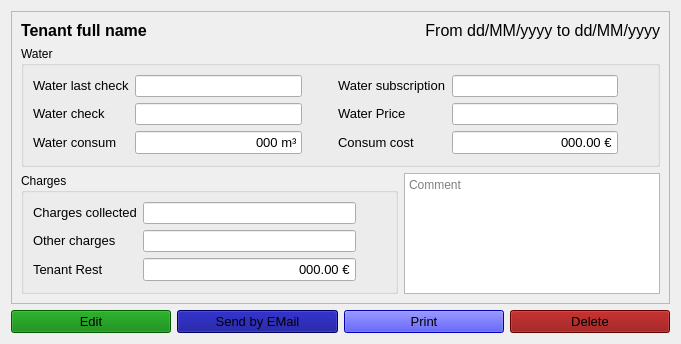
<?xml version="1.0" encoding="UTF-8"?>
<ui version="4.0">
 <class>W_Invoice</class>
 <widget class="QWidget" name="W_Invoice">
  <property name="geometry">
   <rect>
    <x>0</x>
    <y>0</y>
    <width>681</width>
    <height>340</height>
   </rect>
  </property>
  <property name="sizePolicy">
   <sizepolicy hsizetype="Preferred" vsizetype="Maximum">
    <horstretch>0</horstretch>
    <verstretch>0</verstretch>
   </sizepolicy>
  </property>
  <property name="windowTitle">
   <string>Form</string>
  </property>
  <property name="autoFillBackground">
   <bool>true</bool>
  </property>
  <property name="styleSheet">
   <string notr="true"/>
  </property>
  <layout class="QGridLayout" name="gridLayout_2">
   <item row="2" column="3">
    <widget class="QPushButton" name="b_delete">
     <property name="sizePolicy">
      <sizepolicy hsizetype="Preferred" vsizetype="Maximum">
       <horstretch>0</horstretch>
       <verstretch>0</verstretch>
      </sizepolicy>
     </property>
     <property name="minimumSize">
      <size>
       <width>0</width>
       <height>0</height>
      </size>
     </property>
     <property name="font">
      <font>
       <pointsize>10</pointsize>
      </font>
     </property>
     <property name="styleSheet">
      <string notr="true">background-color: darkred</string>
     </property>
     <property name="text">
      <string>Delete</string>
     </property>
     <property name="icon">
      <iconset resource="../../resources/icons.qrc">
       <normaloff>:/assets/user-trash.svg</normaloff>:/assets/user-trash.svg</iconset>
     </property>
    </widget>
   </item>
   <item row="2" column="2">
    <widget class="QPushButton" name="b_print">
     <property name="sizePolicy">
      <sizepolicy hsizetype="Preferred" vsizetype="Maximum">
       <horstretch>0</horstretch>
       <verstretch>0</verstretch>
      </sizepolicy>
     </property>
     <property name="minimumSize">
      <size>
       <width>0</width>
       <height>0</height>
      </size>
     </property>
     <property name="font">
      <font>
       <pointsize>10</pointsize>
      </font>
     </property>
     <property name="styleSheet">
      <string notr="true">background-color: blue</string>
     </property>
     <property name="text">
      <string>Print</string>
     </property>
     <property name="icon">
      <iconset resource="../../resources/icons.qrc">
       <normaloff>:/assets/printer.svg</normaloff>:/assets/printer.svg</iconset>
     </property>
    </widget>
   </item>
   <item row="2" column="1">
    <widget class="QPushButton" name="b_send">
     <property name="sizePolicy">
      <sizepolicy hsizetype="Preferred" vsizetype="Maximum">
       <horstretch>0</horstretch>
       <verstretch>0</verstretch>
      </sizepolicy>
     </property>
     <property name="minimumSize">
      <size>
       <width>0</width>
       <height>0</height>
      </size>
     </property>
     <property name="font">
      <font>
       <pointsize>10</pointsize>
      </font>
     </property>
     <property name="styleSheet">
      <string notr="true">background-color: darkBlue</string>
     </property>
     <property name="text">
      <string>Send by EMail</string>
     </property>
     <property name="icon">
      <iconset resource="../../resources/icons.qrc">
       <normaloff>:/assets/internet-mail.svg</normaloff>:/assets/internet-mail.svg</iconset>
     </property>
    </widget>
   </item>
   <item row="2" column="0">
    <widget class="QPushButton" name="b_edit">
     <property name="sizePolicy">
      <sizepolicy hsizetype="Preferred" vsizetype="Maximum">
       <horstretch>0</horstretch>
       <verstretch>0</verstretch>
      </sizepolicy>
     </property>
     <property name="minimumSize">
      <size>
       <width>0</width>
       <height>0</height>
      </size>
     </property>
     <property name="font">
      <font>
       <pointsize>10</pointsize>
      </font>
     </property>
     <property name="styleSheet">
      <string notr="true">background-color: green;</string>
     </property>
     <property name="text">
      <string>Edit</string>
     </property>
     <property name="icon">
      <iconset resource="../../resources/icons.qrc">
       <normaloff>:/assets/accessories-text-editor.svg</normaloff>:/assets/accessories-text-editor.svg</iconset>
     </property>
    </widget>
   </item>
   <item row="0" column="0" rowspan="2" colspan="4">
    <widget class="QFrame" name="frame_2">
     <property name="frameShape">
      <enum>QFrame::Shape::StyledPanel</enum>
     </property>
     <property name="frameShadow">
      <enum>QFrame::Shadow::Raised</enum>
     </property>
     <layout class="QGridLayout" name="gridLayout">
      <item row="2" column="0" colspan="2">
       <widget class="QGroupBox" name="groupBox_3">
        <property name="title">
         <string>Charges</string>
        </property>
        <layout class="QGridLayout" name="gridLayout_6">
         <item row="0" column="1">
          <widget class="QLineEdit" name="le_charges_collected">
           <property name="readOnly">
            <bool>true</bool>
           </property>
          </widget>
         </item>
         <item row="0" column="0">
          <widget class="QLabel" name="label_42">
           <property name="sizePolicy">
            <sizepolicy hsizetype="Maximum" vsizetype="Maximum">
             <horstretch>0</horstretch>
             <verstretch>0</verstretch>
            </sizepolicy>
           </property>
           <property name="font">
            <font>
             <pointsize>10</pointsize>
            </font>
           </property>
           <property name="text">
            <string>Charges collected</string>
           </property>
          </widget>
         </item>
         <item row="1" column="0">
          <widget class="QLabel" name="label_43">
           <property name="sizePolicy">
            <sizepolicy hsizetype="Maximum" vsizetype="Maximum">
             <horstretch>0</horstretch>
             <verstretch>0</verstretch>
            </sizepolicy>
           </property>
           <property name="font">
            <font>
             <pointsize>10</pointsize>
            </font>
           </property>
           <property name="text">
            <string>Other charges</string>
           </property>
          </widget>
         </item>
         <item row="2" column="0">
          <widget class="QLabel" name="l_rest">
           <property name="sizePolicy">
            <sizepolicy hsizetype="Maximum" vsizetype="Maximum">
             <horstretch>0</horstretch>
             <verstretch>0</verstretch>
            </sizepolicy>
           </property>
           <property name="font">
            <font>
             <pointsize>10</pointsize>
            </font>
           </property>
           <property name="text">
            <string>Tenant Rest</string>
           </property>
          </widget>
         </item>
         <item row="1" column="1">
          <widget class="QLineEdit" name="le_other_charges">
           <property name="readOnly">
            <bool>true</bool>
           </property>
          </widget>
         </item>
         <item row="2" column="1">
          <widget class="QLineEdit" name="le_rest">
           <property name="sizePolicy">
            <sizepolicy hsizetype="Preferred" vsizetype="Fixed">
             <horstretch>0</horstretch>
             <verstretch>0</verstretch>
            </sizepolicy>
           </property>
           <property name="font">
            <font>
             <pointsize>10</pointsize>
            </font>
           </property>
           <property name="styleSheet">
            <string notr="true"/>
           </property>
           <property name="text">
            <string>000.00 €</string>
           </property>
           <property name="alignment">
            <set>Qt::AlignmentFlag::AlignRight|Qt::AlignmentFlag::AlignTrailing|Qt::AlignmentFlag::AlignVCenter</set>
           </property>
           <property name="readOnly">
            <bool>true</bool>
           </property>
          </widget>
         </item>
         <item row="2" column="2">
          <widget class="QLabel" name="label_44">
           <property name="sizePolicy">
            <sizepolicy hsizetype="Maximum" vsizetype="Maximum">
             <horstretch>0</horstretch>
             <verstretch>0</verstretch>
            </sizepolicy>
           </property>
           <property name="minimumSize">
            <size>
             <width>24</width>
             <height>24</height>
            </size>
           </property>
           <property name="maximumSize">
            <size>
             <width>24</width>
             <height>24</height>
            </size>
           </property>
           <property name="text">
            <string/>
           </property>
           <property name="pixmap">
            <pixmap resource="../../resources/icons.qrc">:/assets/accessories-calculator.svg</pixmap>
           </property>
           <property name="scaledContents">
            <bool>false</bool>
           </property>
           <property name="alignment">
            <set>Qt::AlignmentFlag::AlignCenter</set>
           </property>
           <property name="wordWrap">
            <bool>false</bool>
           </property>
           <property name="indent">
            <number>-1</number>
           </property>
          </widget>
         </item>
        </layout>
       </widget>
      </item>
      <item row="0" column="0">
       <widget class="QLabel" name="l_tenant_name">
        <property name="sizePolicy">
         <sizepolicy hsizetype="Maximum" vsizetype="Maximum">
          <horstretch>0</horstretch>
          <verstretch>0</verstretch>
         </sizepolicy>
        </property>
        <property name="font">
         <font>
          <pointsize>12</pointsize>
          <bold>true</bold>
         </font>
        </property>
        <property name="text">
         <string>Tenant full name</string>
        </property>
       </widget>
      </item>
      <item row="2" column="2">
       <widget class="QTextEdit" name="te_comment">
        <property name="sizePolicy">
         <sizepolicy hsizetype="Preferred" vsizetype="Preferred">
          <horstretch>0</horstretch>
          <verstretch>0</verstretch>
         </sizepolicy>
        </property>
        <property name="maximumSize">
         <size>
          <width>16777215</width>
          <height>16777215</height>
         </size>
        </property>
        <property name="readOnly">
         <bool>true</bool>
        </property>
        <property name="placeholderText">
         <string>Comment</string>
        </property>
       </widget>
      </item>
      <item row="1" column="0" colspan="3">
       <widget class="QGroupBox" name="groupBox_2">
        <property name="title">
         <string>Water</string>
        </property>
        <layout class="QGridLayout" name="gridLayout_4">
         <item row="1" column="1">
          <widget class="QLineEdit" name="le_water_check">
           <property name="readOnly">
            <bool>true</bool>
           </property>
          </widget>
         </item>
         <item row="0" column="1">
          <widget class="QLineEdit" name="le_last_water_check">
           <property name="readOnly">
            <bool>true</bool>
           </property>
          </widget>
         </item>
         <item row="0" column="0">
          <widget class="QLabel" name="label_16">
           <property name="sizePolicy">
            <sizepolicy hsizetype="Maximum" vsizetype="Maximum">
             <horstretch>0</horstretch>
             <verstretch>0</verstretch>
            </sizepolicy>
           </property>
           <property name="font">
            <font>
             <pointsize>10</pointsize>
            </font>
           </property>
           <property name="text">
            <string>Water last check</string>
           </property>
          </widget>
         </item>
         <item row="1" column="0">
          <widget class="QLabel" name="label_17">
           <property name="sizePolicy">
            <sizepolicy hsizetype="Maximum" vsizetype="Maximum">
             <horstretch>0</horstretch>
             <verstretch>0</verstretch>
            </sizepolicy>
           </property>
           <property name="font">
            <font>
             <pointsize>10</pointsize>
            </font>
           </property>
           <property name="text">
            <string>Water check</string>
           </property>
          </widget>
         </item>
         <item row="2" column="0">
          <widget class="QLabel" name="label_18">
           <property name="sizePolicy">
            <sizepolicy hsizetype="Maximum" vsizetype="Maximum">
             <horstretch>0</horstretch>
             <verstretch>0</verstretch>
            </sizepolicy>
           </property>
           <property name="font">
            <font>
             <pointsize>10</pointsize>
            </font>
           </property>
           <property name="text">
            <string>Water consum</string>
           </property>
          </widget>
         </item>
         <item row="2" column="1">
          <widget class="QLineEdit" name="le_water_consum">
           <property name="sizePolicy">
            <sizepolicy hsizetype="Preferred" vsizetype="Fixed">
             <horstretch>0</horstretch>
             <verstretch>0</verstretch>
            </sizepolicy>
           </property>
           <property name="font">
            <font>
             <pointsize>10</pointsize>
            </font>
           </property>
           <property name="styleSheet">
            <string notr="true"/>
           </property>
           <property name="text">
            <string>000 m³</string>
           </property>
           <property name="alignment">
            <set>Qt::AlignmentFlag::AlignRight|Qt::AlignmentFlag::AlignTrailing|Qt::AlignmentFlag::AlignVCenter</set>
           </property>
           <property name="readOnly">
            <bool>true</bool>
           </property>
          </widget>
         </item>
         <item row="2" column="2">
          <widget class="QLabel" name="label_38">
           <property name="sizePolicy">
            <sizepolicy hsizetype="Maximum" vsizetype="Maximum">
             <horstretch>0</horstretch>
             <verstretch>0</verstretch>
            </sizepolicy>
           </property>
           <property name="minimumSize">
            <size>
             <width>24</width>
             <height>24</height>
            </size>
           </property>
           <property name="maximumSize">
            <size>
             <width>24</width>
             <height>24</height>
            </size>
           </property>
           <property name="text">
            <string/>
           </property>
           <property name="pixmap">
            <pixmap resource="../../resources/icons.qrc">:/assets/accessories-calculator.svg</pixmap>
           </property>
           <property name="scaledContents">
            <bool>false</bool>
           </property>
           <property name="alignment">
            <set>Qt::AlignmentFlag::AlignCenter</set>
           </property>
           <property name="wordWrap">
            <bool>false</bool>
           </property>
           <property name="indent">
            <number>-1</number>
           </property>
          </widget>
         </item>
         <item row="0" column="3">
          <widget class="QLabel" name="label_22">
           <property name="sizePolicy">
            <sizepolicy hsizetype="Maximum" vsizetype="Maximum">
             <horstretch>0</horstretch>
             <verstretch>0</verstretch>
            </sizepolicy>
           </property>
           <property name="font">
            <font>
             <pointsize>10</pointsize>
            </font>
           </property>
           <property name="text">
            <string>Water subscription</string>
           </property>
          </widget>
         </item>
         <item row="0" column="4">
          <widget class="QLineEdit" name="le_water_sub">
           <property name="readOnly">
            <bool>true</bool>
           </property>
          </widget>
         </item>
         <item row="1" column="3">
          <widget class="QLabel" name="label_23">
           <property name="sizePolicy">
            <sizepolicy hsizetype="Maximum" vsizetype="Maximum">
             <horstretch>0</horstretch>
             <verstretch>0</verstretch>
            </sizepolicy>
           </property>
           <property name="font">
            <font>
             <pointsize>10</pointsize>
            </font>
           </property>
           <property name="text">
            <string>Water Price</string>
           </property>
          </widget>
         </item>
         <item row="1" column="4">
          <widget class="QLineEdit" name="le_water_price">
           <property name="readOnly">
            <bool>true</bool>
           </property>
          </widget>
         </item>
         <item row="2" column="3">
          <widget class="QLabel" name="label_24">
           <property name="sizePolicy">
            <sizepolicy hsizetype="Maximum" vsizetype="Maximum">
             <horstretch>0</horstretch>
             <verstretch>0</verstretch>
            </sizepolicy>
           </property>
           <property name="font">
            <font>
             <pointsize>10</pointsize>
            </font>
           </property>
           <property name="text">
            <string>Consum cost</string>
           </property>
          </widget>
         </item>
         <item row="2" column="4">
          <widget class="QLineEdit" name="le_water_consum_price">
           <property name="sizePolicy">
            <sizepolicy hsizetype="Preferred" vsizetype="Fixed">
             <horstretch>0</horstretch>
             <verstretch>0</verstretch>
            </sizepolicy>
           </property>
           <property name="font">
            <font>
             <pointsize>10</pointsize>
            </font>
           </property>
           <property name="styleSheet">
            <string notr="true"/>
           </property>
           <property name="text">
            <string>000.00 €</string>
           </property>
           <property name="alignment">
            <set>Qt::AlignmentFlag::AlignRight|Qt::AlignmentFlag::AlignTrailing|Qt::AlignmentFlag::AlignVCenter</set>
           </property>
           <property name="readOnly">
            <bool>true</bool>
           </property>
          </widget>
         </item>
         <item row="2" column="5">
          <widget class="QLabel" name="label_39">
           <property name="sizePolicy">
            <sizepolicy hsizetype="Maximum" vsizetype="Maximum">
             <horstretch>0</horstretch>
             <verstretch>0</verstretch>
            </sizepolicy>
           </property>
           <property name="minimumSize">
            <size>
             <width>24</width>
             <height>24</height>
            </size>
           </property>
           <property name="maximumSize">
            <size>
             <width>24</width>
             <height>24</height>
            </size>
           </property>
           <property name="text">
            <string/>
           </property>
           <property name="pixmap">
            <pixmap resource="../../resources/icons.qrc">:/assets/accessories-calculator.svg</pixmap>
           </property>
           <property name="scaledContents">
            <bool>false</bool>
           </property>
           <property name="alignment">
            <set>Qt::AlignmentFlag::AlignCenter</set>
           </property>
           <property name="wordWrap">
            <bool>false</bool>
           </property>
           <property name="indent">
            <number>-1</number>
           </property>
          </widget>
         </item>
        </layout>
       </widget>
      </item>
      <item row="0" column="2">
       <widget class="QLabel" name="l_period">
        <property name="sizePolicy">
         <sizepolicy hsizetype="Preferred" vsizetype="Maximum">
          <horstretch>0</horstretch>
          <verstretch>0</verstretch>
         </sizepolicy>
        </property>
        <property name="font">
         <font>
          <pointsize>12</pointsize>
         </font>
        </property>
        <property name="text">
         <string>From dd/MM/yyyy to dd/MM/yyyy</string>
        </property>
        <property name="alignment">
         <set>Qt::AlignmentFlag::AlignRight|Qt::AlignmentFlag::AlignTrailing|Qt::AlignmentFlag::AlignVCenter</set>
        </property>
       </widget>
      </item>
     </layout>
    </widget>
   </item>
  </layout>
 </widget>
 <resources>
  <include location="../../resources/icons.qrc"/>
 </resources>
 <connections/>
</ui>
